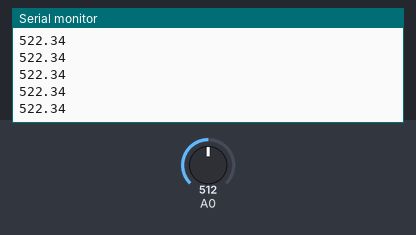
The sketch below on a simulated ESP8266 (NodeMCU). On the bench: the last lines printed to the serial monitor. The inputs (shaded band) are chosen by the test bench; at power-on: A0 = 512. WiFi joins after 1.5 s; servers stay silent unless stated.

Above: at 2.7 s.
2.8 s: A0 set to 716
At 3.02 s:
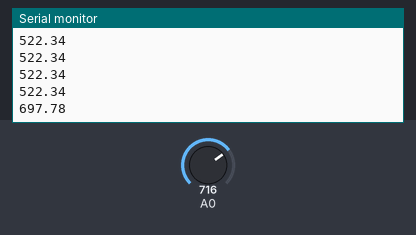
4.3 s: A0 set to 900
At 4.3 s:
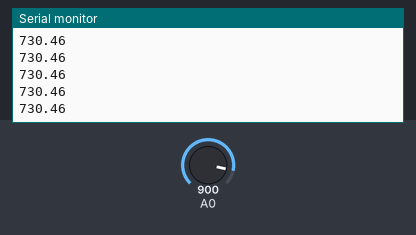
Timing chart, 0 to 7.3 s (numbered marks = the images above; inputs shaded):
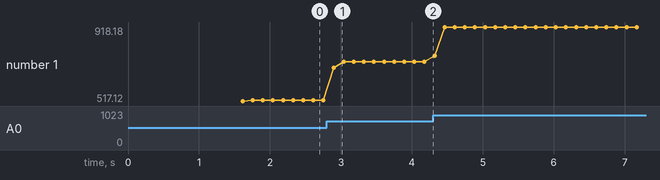

The sketch:

ESP8266_Soil_Moisture.ino
```cpp
/*
 Soil Moisture Sensor
 modified on 21 Feb 2019
 by Saeed Hosseini @ Electropeak
 https://electropeak.com/learn/
*/
//#define SensorPin A0
#include <ESP8266WiFi.h>

#define WIFI_SSID "Aviavatar"
#define WIFI_PASSWORD "qwertyui"

const int sensorPin = 4;
float sensorValue = 0;
void setup() {
 Serial.begin(9600);

  WiFi.begin(WIFI_SSID, WIFI_PASSWORD);
  Serial.print("connecting");
  while (WiFi.status() != WL_CONNECTED) {
    Serial.print(".");
    delay(500);
  }
  Serial.println();
  Serial.print("connected: ");
  Serial.println(WiFi.localIP());
}
void loop() {
 for (int i = 0; i <= 100; i++)
 {
   sensorValue = sensorValue + analogRead(sensorPin);
   delay(1);
 }
 sensorValue = sensorValue/100.0;
 Serial.println(sensorValue);
 delay(30);
}
```

Measured:
- after the input at 2.8 s, the serial monitor: prints a new line after 0.10 s (image 1)
- plotted number 1: 522.34 → 730.46 after the input at 2.8 s, 730.46 → 918.18 after the input at 4.3 s
